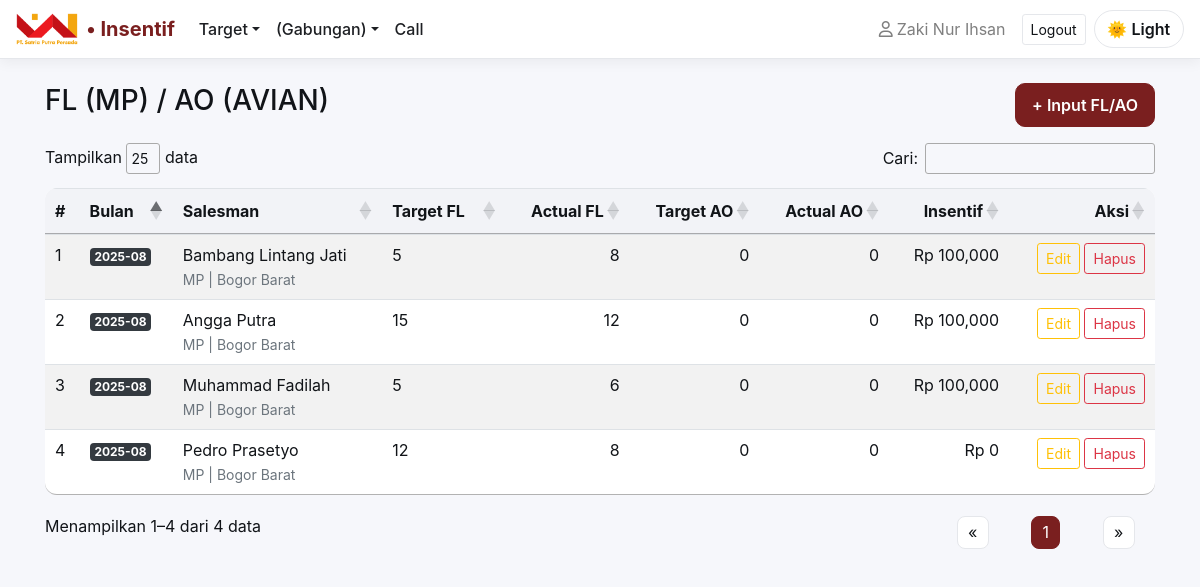
/fl-ao (signed in), run on the app's committed database.
### app.py (models this page shows)
class NOO(db.Model):
    __tablename__ = "noo"
    id = db.Column(db.Integer, primary_key=True)
    salesman_id = db.Column(db.Integer, db.ForeignKey("salesman.id"), nullable=False)
    bulan = db.Column(db.String(7), nullable=False)  # YYYY-MM
    target_ca = db.Column(db.Integer, nullable=True, default=0)
    actual_ca = db.Column(db.Integer, nullable=True, default=0)
    jumlah_toko_noo = db.Column(db.Integer, nullable=True, default=0)  # NOO/LOST count
    target_fl = db.Column(db.Integer, nullable=True, default=0)   # MP only
    actual_fl = db.Column(db.Integer, nullable=True, default=0)   # MP only
    target_ao = db.Column(db.Integer, nullable=True, default=0)   # AVIAN only
    actual_ao = db.Column(db.Integer, nullable=True, default=0)   # AVIAN only

class Salesman(db.Model):
    __tablename__ = "salesman"
    id = db.Column(db.Integer, primary_key=True)
    name = db.Column(db.String(120), nullable=False)
    area = db.Column(db.String(80), nullable=True)
    divisi = db.Column(db.String(10), nullable=False)   # MP | AVIAN
    kategori = db.Column(db.String(12), nullable=False) # Bronze | Silver | Gold | Platinum

### app.py (the view)
@app.route("/fl-ao")
def fl_ao_list():
    rows = db.session.query(NOO, Salesman)\
        .join(Salesman, NOO.salesman_id == Salesman.id)\
        .filter( (NOO.target_fl > 0) | (NOO.actual_fl > 0) | (NOO.target_ao > 0) | (NOO.actual_ao > 0) ).all()
    return render_template("fl_ao_list.html", rows=rows)

### app.py (called while the page is built)
def _admin_allowed(endpoint: str) -> bool:
    if not endpoint:
        return False
    always_ok = {"static", "login", "logout", "dashboard"}
    if endpoint in always_ok:
        return True
    allowed_prefixes = (
        "target_", "target_tagihan_",
        "call_", "noo_", "noo_only_", "ca_", "fl_ao_",
        "rekap", "insentif", "override"
    )
    return any(endpoint.startswith(p) for p in allowed_prefixes)

### templates/fl_ao_list.html (shortened to what this page needs)
{% extends "base.html" %}
{% block content %}
<div class="d-flex justify-content-between align-items-center mb-3">
  <h3>FL (MP) / AO (AVIAN)</h3>
  <a href="{{ url_for('fl_ao_new') }}" class="btn btn-primary">+ Input FL/AO</a>
</div>
  <div class="table-responsive">
    <table id="tabelFL" class="table table-striped table-hover align-middle">
      <thead>
        <tr>
          <th>#</th><th>Bulan</th><th>Salesman</th>
          <th>Target FL</th><th>Actual FL</th><th>Target AO</th><th>Actual AO</th><th>Insentif</th>
          <th class="text-right">Aksi</th>
        </tr>
      </thead>
      <tbody>
      {% for r, s in rows %}
        {% if s.divisi == 'MP' %}
          {% set ins = 100000 if (r.target_fl or 0) > 0 and (r.actual_fl or 0)/(r.target_fl or 1) >= 0.8 else 0 %}
        {% else %}
          {% set ins = 100000 if (r.target_ao or 0) > 0 and (r.actual_ao or 0) == (r.target_ao or 0) else 0 %}
        {% endif %}
        <tr>
          <td></td>
          <td><span class="badge badge-dark">{{ r.bulan }}</span></td>
          <td>
          <div class="font-weight-600">{{ s.name }}</div>
          <small class="text-muted">{{ s.divisi }} | {{ s.area }}</small>
          </td>
          <td>{{ r.target_fl or 0 }}</td>
          <td>{{ r.actual_fl or 0 }}</td>
          <td>{{ r.target_ao or 0 }}</td>
          <td>{{ r.actual_ao or 0 }}</td>
          <td>Rp {{ "{:,.0f}".format(ins) }}</td>
          <td class="text-right">
          <a href="{{ url_for('fl_ao_edit', id=r.id) }}" class="btn btn-sm btn-outline-warning">Edit</a>
            <form action="{{ url_for('fl_ao_delete', id=r.id) }}" method="post"
                  style="display:inline" onsubmit="return confirm('Yakin ingin menghapus data ini?')">
              <button class="btn btn-sm btn-outline-danger">Hapus</button>
            </form>
</td>
        </tr>
      {% endfor %}
      </tbody>
    </table>
</div>
<link rel="stylesheet" href="https://cdn.datatables.net/1.13.6/css/jquery.dataTables.min.css">
{% endblock %}

### templates/base.html (style rules this page uses)
:root { --accent:#7A1F1F; --accent-2:#A02C2C; --bg:#F6F7FB; --card:#FFFFFF; --text:#111418; --muted:#6B7280; --border:#E5E7EB; --thead:#F2F3F7; --hover:#FEF2F2; --link:#7A1F1F; --toast-header:#7A1F1F; --toast-body:#ffffff; --success:#28a745; --success-hover:#218838; }
html,body { height:100% }
body { background:var(--bg); color:var(--text); -webkit-font-smoothing:antialiased; -moz-osx-font-smoothing:grayscale; transition:background .25s ease, color .25s ease; }
.btn-primary { background:var(--accent); border-color:var(--accent); border-radius:10px; padding:.55rem 1rem; font-weight:600; }
.table { background:var(--card); color:var(--text); border-collapse:separate !important; border-spacing:0; overflow:hidden; border-radius:12px; }
.table thead th { background:var(--thead); color:var(--text); border-bottom:2px solid var(--border); font-weight:700; }
.table-responsive { overflow-x: auto; scrollbar-width: thin; }
a, .btn-link { color:var(--link); }

### data on the page
NOO: bulan "2025-08", name "Bambang Lintang Jati", divisi "MP", area "Bogor Barat", target_fl "5", actual_fl "8", target_ao "0", actual_ao "0", ins "100,000"
NOO: bulan "2025-08", name "Angga Putra", divisi "MP", area "Bogor Barat", target_fl "15", actual_fl "12", target_ao "0", actual_ao "0", ins "100,000"
NOO: bulan "2025-08", name "Muhammad Fadilah", divisi "MP", area "Bogor Barat", target_fl "5", actual_fl "6", target_ao "0", actual_ao "0", ins "100,000"
NOO: bulan "2025-08", name "Pedro Prasetyo", divisi "MP", area "Bogor Barat", target_fl "12", actual_fl "8", target_ao "0", actual_ao "0", ins "0"

### other printed values
{{ u.full_name }} "Zaki Nur Ihsan"
